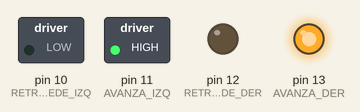
This sketch was run on a simulated Arduino Uno, built with avr-gcc and run on an emulated ATmega328P. Parts: switched loads named in the sketch (green lamp = pin HIGH), output pins drawn as LEDs (lit = HIGH).

Above: at 1.5 s.
At 4.5 s:
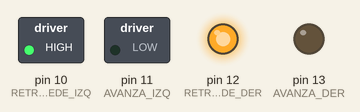
Timing chart, 0 to 7.8 s (numbered marks = the images above):
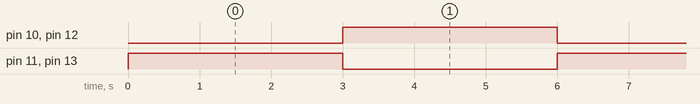

The sketch:

motor.ino
```cpp
// Pines utilizados
#define AVANZA_DER 13
#define RETROCEDE_DER 12
#define RETROCEDE_IZQ 10
#define AVANZA_IZQ 11

void setup() {
  // put your setup code here, to run once:
  Serial.begin(9600);

  pinMode(AVANZA_DER, OUTPUT);
  pinMode(RETROCEDE_DER, OUTPUT);
  pinMode(AVANZA_IZQ, OUTPUT);
  pinMode(RETROCEDE_IZQ, OUTPUT);
  digitalWrite(AVANZA_DER,LOW);
  digitalWrite(RETROCEDE_DER,LOW);
  digitalWrite(AVANZA_IZQ,LOW);
  digitalWrite(RETROCEDE_IZQ,LOW);
}

void loop() {
  avanzar();
  delay(3000);
  retroceder();
  delay(3000);
}

void avanzar () {
  digitalWrite(RETROCEDE_DER,LOW);
  digitalWrite(AVANZA_DER,HIGH);
  digitalWrite(RETROCEDE_IZQ,LOW);
  digitalWrite(AVANZA_IZQ,HIGH);
}


void retroceder () {
  digitalWrite(AVANZA_DER,LOW);
  digitalWrite(RETROCEDE_DER,HIGH);
  digitalWrite(AVANZA_IZQ,LOW);
  digitalWrite(RETROCEDE_IZQ,HIGH);
}
```

Servo.ino
```cpp
/*
#include <Servo.h>

// Pines utilizados
#define PSERVO 9

Servo servo;

void setup() {
  // put your setup code here, to run once:
  Serial.begin(9600);
  // Vincular servo con el pin 9
  servo.attach(PSERVO);
  //Posicion Inicial 0 grados
  servo.write(90);
}

void loop() {
  servo.write(180);
  delay(1000);
  servo.write(90);
  delay(1000);
  servo.write(0);
  delay(1000);
  servo.write(90);
  Serial.print(servo.read());
  delay(1000);
}
*/
```

barrera.ino
```cpp
/*
// Pines utilizados
#define LEDVERDE 7
#define BARRERA1 8

void setup() {
  // put your setup code here, to run once:
  // Iniciamos el monitor serie
  Serial.begin(9600);

  // Modo entrada/salida de los pines
  pinMode(LEDVERDE, OUTPUT);
  pinMode(BARRERA1, INPUT);

  // Apagar led por las dudas
  digitalWrite(LEDVERDE, LOW);
}

void loop() {
  int valor = digitalRead(BARRERA1);
  Serial.print(valor);
  if(valor == 1) {
    digitalWrite(LEDVERDE, LOW);
  } else {
    digitalWrite(LEDVERDE, HIGH);
  }
  delay(500);
}
*/
```

led_pulsador.ino
```cpp
/*
// Pines utilizados
#define LEDVERDE 2
#define LEDAMARILLO 3
#define LEDROJO 4
#define RETARDO 500

void setup() {
  // put your setup code here, to run once:
  // Iniciamos el monitor serie
  Serial.begin(9600);

  // Modo entrada/salida de los pines
  pinMode(LEDVERDE, OUTPUT);
  pinMode(LEDAMARILLO, OUTPUT);
  pinMode(LEDROJO, OUTPUT);

  // Apagamos todos los LEDs
  encenderLEDs();
}

void loop() {
}

void encenderLEDs() {
  // Apagamos todos los LEDs
  digitalWrite(LEDVERDE, HIGH);
  digitalWrite(LEDAMARILLO, HIGH);
  digitalWrite(LEDROJO, HIGH);
}
*/
```

prender_led.ino
```cpp
/*
// Pines utilizados
#define LEDVERDE 2
#define LEDAMARILLO 3
#define LEDROJO 4
#define RETARDO 500

void setup() {
  // put your setup code here, to run once:
  // Iniciamos el monitor serie
  Serial.begin(9600);

  // Modo entrada/salida de los pines
  pinMode(LEDVERDE, OUTPUT);
  pinMode(LEDAMARILLO, OUTPUT);
  pinMode(LEDROJO, OUTPUT);

  // Apagamos todos los LEDs
  apagarLEDs();
}

void loop() {
  // put your main code here, to run repeatedly:
  // Preparamos el sensor de ultrasonidos
  secuencia_leds1();
  delay(2000);
  // Apagamos todos los LEDs
  apagarLEDs();
  secuencia_ledsVAR();
  delay(2000);
  // Apagamos todos los LEDs
  apagarLEDs();
  secuencia_ledsRAV();
  delay(2000);
  // Apagamos todos los LEDs
  apagarLEDs();
  secuencia_leds2();
  delay(2000);
  apagarLEDs();
}

// Apaga todos los LEDs

void apagarLEDs() {
  // Apagamos todos los LEDs
  digitalWrite(LEDVERDE, LOW);
  digitalWrite(LEDAMARILLO, LOW);
  digitalWrite(LEDROJO, LOW);
}

//Función que comprueba si hay que lanzar alguna alerta visual

void secuencia_leds1() {
  // Encendemos el LED verde
  digitalWrite(LEDVERDE, HIGH);
  // Encendemos el LED amarillo
  digitalWrite(LEDAMARILLO, HIGH);
  // Encendemos el LED rojo
  digitalWrite(LEDROJO, HIGH);
}

void secuencia_ledsVAR() {
  // Encendemos el LED verde
  digitalWrite(LEDVERDE, HIGH);
  delay(RETARDO);
  // Encendemos el LED amarillo
  digitalWrite(LEDAMARILLO, HIGH);
  delay(RETARDO);
  // Encendemos el LED rojo
  digitalWrite(LEDROJO, HIGH);
}

void secuencia_ledsRAV() {
  // Encendemos el LED rojo
  digitalWrite(LEDROJO, HIGH);
  delay(RETARDO);
  // Encendemos el LED amarillo
  digitalWrite(LEDAMARILLO, HIGH);
  delay(RETARDO);
  // Encendemos el LED verde
  digitalWrite(LEDVERDE, HIGH);
}

void secuencia_leds2() {
  // Encendemos el LED verde
  digitalWrite(LEDVERDE, HIGH);
  delay(RETARDO);
  digitalWrite(LEDVERDE, LOW);
  // Encendemos el LED amarillo
  digitalWrite(LEDAMARILLO, HIGH);
  delay(RETARDO);
  digitalWrite(LEDAMARILLO, LOW);
  // Encendemos el LED rojo
  digitalWrite(LEDROJO, HIGH);
  delay(RETARDO);
  digitalWrite(LEDROJO, LOW);
  // Encendemos el LED amarillo
  digitalWrite(LEDAMARILLO, HIGH);
  delay(500);
  digitalWrite(LEDAMARILLO, LOW);
  digitalWrite(LEDVERDE, HIGH);
  delay(RETARDO);
  // Encendemos el LED verde
  digitalWrite(LEDVERDE, LOW);
  // Encendemos el LED amarillo
  digitalWrite(LEDAMARILLO, HIGH);
  delay(RETARDO);
  digitalWrite(LEDAMARILLO, LOW);
  // Encendemos el LED rojo
  digitalWrite(LEDROJO, HIGH);
  delay(RETARDO);
  digitalWrite(LEDROJO, LOW);
  // Encendemos el LED amarillo
  digitalWrite(LEDAMARILLO, HIGH);
  delay(RETARDO);
  digitalWrite(LEDAMARILLO, LOW);
  digitalWrite(LEDVERDE, HIGH);
  delay(RETARDO);
  digitalWrite(LEDVERDE, LOW);

}
*/
```

prueba_ultrasonido.ino
```cpp
/*
// Pines utilizados
#define LEDVERDE 2
#define LEDAMARILLO 3
#define LEDROJO 4
#define TRIGGER 5
#define ECHO 6

// Constantes
const float sonido = 34300.0; // Velocidad del sonido en cm/s
const float umbral1 = 30.0;
const float umbral2 = 20.0;
const float umbral3 = 10.0;

void setup() {
  // put your setup code here, to run once:
  // Iniciamos el monitor serie
  Serial.begin(9600);

  // Modo entrada/salida de los pines
  pinMode(LEDVERDE, OUTPUT);
  pinMode(LEDAMARILLO, OUTPUT);
  pinMode(LEDROJO, OUTPUT);
  pinMode(ECHO, INPUT);
  pinMode(TRIGGER, OUTPUT);

  // Apagamos todos los LEDs
  apagarLEDs();
}

void loop() {
  // put your main code here, to run repeatedly:
  // Preparamos el sensor de ultrasonidos
  iniciarTrigger();

  // Obtenemos la distancia
  float distancia = calcularDistancia();

  // Apagamos todos los LEDs
  apagarLEDs();

  // Lanzamos alerta si estamos dentro del rango de peligro
  if (distancia < umbral1) {
    // Lanzamos alertas
    alertas(distancia);
  }
}

// Apaga todos los LEDs

void apagarLEDs() {
  // Apagamos todos los LEDs
  digitalWrite(LEDVERDE, LOW);
  digitalWrite(LEDAMARILLO, LOW);
  digitalWrite(LEDROJO, LOW);
}

// Método que inicia la secuencia del trigger para comenzar a medir

void iniciarTrigger() {
  // Ponemos el Triiger en estado bajo y esperamos 2 microsegs
  digitalWrite(TRIGGER, LOW);
  delayMicroseconds(2);

  // Ponemos el pin Trigger a estado alto y esperamos 10 microsegs
  digitalWrite(TRIGGER, HIGH);
  delayMicroseconds(10);

  // Comenzamos poniendo el pin Trigger en estado bajo
  digitalWrite(TRIGGER, LOW);
}

// Método que calcula la distancia a la que se encuentra el objeto
// Devuelve una variable tipo float que contiene la distancia

float calcularDistancia() {
  // La función pulseIn obtiene el tiempo que tarda en cambiar entre estados, en este caso a HIGH
  unsigned long tiempo = pulseIn(ECHO, HIGH);

  // Obtenemos la distancia en cm, hay que convertir el tiempo en segudos ya que está en microsegundos
  // por eso se multiplica por 0.000001
  float distancia = tiempo * 0.000001 * sonido / 2.0;
  Serial.print(distancia);
  Serial.print("cm");
  Serial.println();
  delay(500);

  return distancia;
}

//Función que comprueba si hay que lanzar alguna alerta visual

void alertas(float distancia) {
  if (distancia < umbral1 && distancia >= umbral2) {
    // Encendemos el LED verde
    digitalWrite(LEDVERDE, HIGH);
  } else if (distancia < umbral2 && distancia > umbral3) {
    // Encendemos el LED amarillo
    digitalWrite(LEDAMARILLO, HIGH);
  } else if (distancia <= umbral3) {
    // Encendemos el LED rojo
    digitalWrite(LEDROJO, HIGH);
  }
}
*/
```

sensor_temperatura.ino
```cpp
/*
float temperatura = 0; //variable para la temperatura

void setup(){

 Serial.begin (9600); //inicia comunicacion serial
}

void loop(){
//Calcula la temperatura usando como referencia 5v
temperatura = (5.0 * analogRead(0)*100.0)/1023.0;
Serial.println (temperatura); //escribe la temperatura en el serial
delay (500); //espera 3 segundos para la siguiente medicion
}
*/
```

Measured:
- by itself, pin 10 (RETROCEDE_IZQ), pin 11 (AVANZA_IZQ), pin 12 (RETROCEDE_DER), pin 13 (AVANZA_DER): alternates HIGH for 3.0 s and LOW for 3.0 s
